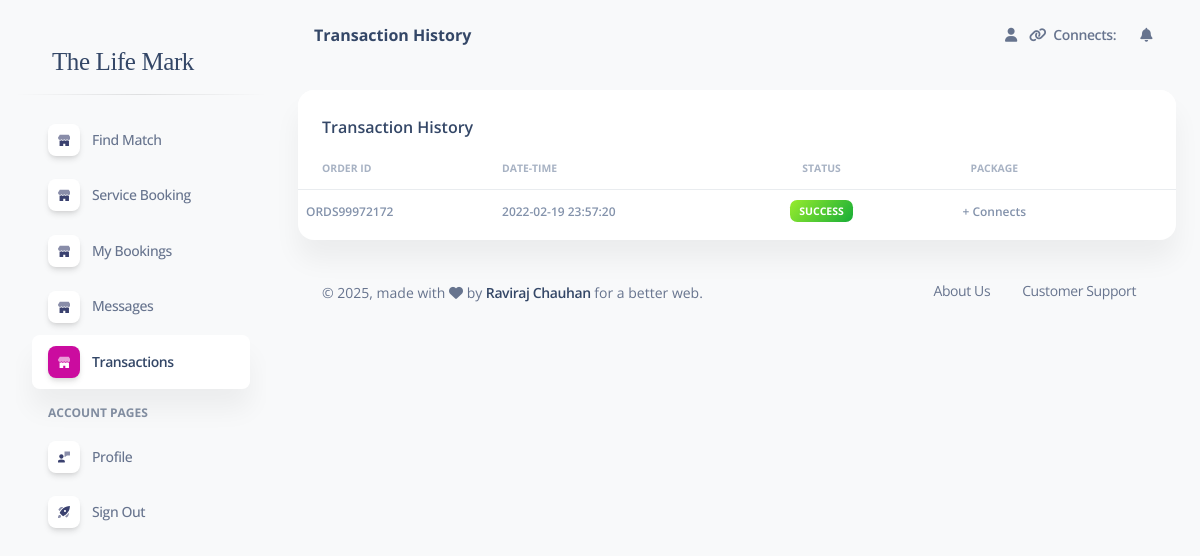
/User/Transactions.php, run on the app's committed database.
### tables this page shows
CREATE TABLE `transactions` (
  `tid` int(11) NOT NULL,
  `u_id` varchar(10) NOT NULL,
  `status` varchar(10) NOT NULL,
  `pack` varchar(10) NOT NULL,
  `od_id` varchar(50) NOT NULL,
  `tx_id` varchar(50) NOT NULL,
  `date` datetime NOT NULL
);

### User/functions.php (called while the page is built, shortened)
<?php
function getUser($uid)
{
     $link=  mysqli_connect(host, uname, pass, db);
    $data= new stdClass();
    $qry="select * from user_tb where u_id='$uid'";
    $rs= mysqli_query($link, $qry);
    return $data;
}
?>

### User/Transactions.php (the view, shortened to what this page needs)
<?php
include 'functions.php';
?>
<!DOCTYPE html>
<html lang="en">
<head>
  <link href="assets/css/nucleo-icons.css" rel="stylesheet" />
  <link href="assets/css/nucleo-svg.css" rel="stylesheet" />
  <link href="assets/css/nucleo-svg.css" rel="stylesheet" />
  <link id="pagestyle" href="assets/css/soft-ui-dashboard.css?v=1.0.3" rel="stylesheet" />
</head>
<body class="g-sidenav-show  bg-gray-100">
<?php
include 'include/aside.php'; ?>
  <main class="main-content position-relative max-height-vh-100 h-100 mt-1 border-radius-lg ">
<?php include 'include/nav.php'; ?>
    <div class="container-fluid py-4">
        <div class="row">
        <div class="col-12">
          <div class="card mb-4">
            <div class="card-header pb-0">
              <h6>Transaction History</h6>
            </div>
            <div class="card-body px-0 pt-0 pb-2">
              <div class="table-responsive p-0">
                <table class="table align-items-center mb-0">
                  <thead>
                    <tr>
                      <th class="text-uppercase text-secondary text-xxs font-weight-bolder opacity-7">Order Id</th>
                      <th class="text-uppercase text-secondary text-xxs font-weight-bolder opacity-7 ps-2">Date-Time</th>
                      <th class="text-center text-uppercase text-secondary text-xxs font-weight-bolder opacity-7">Status</th>
                      <th class="text-center text-uppercase text-secondary text-xxs font-weight-bolder opacity-7">Package</th>
                      <th class="text-secondary opacity-7"></th>
                    </tr>
                  </thead>
                  <tbody>
                      <?php
                      $qry="select * from transactions where u_id='".$data->id."'";
                      $res= mysqli_query($link, $qry);
                      if(mysqli_affected_rows($link)>0)
                      {
                          while($rw= mysqli_fetch_assoc($res))
                          {
                      ?>
                      <tr>
                      <td>
                         <span class="text-secondary text-xs font-weight-bold"><?php echo $rw["od_id"] ?></span>
                      </td>
                      <td>
                          <span class="text-secondary text-xs font-weight-bold"> <?php echo $rw["date"] ?> </span>
                      </td>
                      <td class="align-middle text-center text-sm">
                        <?php if($rw["status"]=="Success") { ?>
                          <span class="badge badge-sm bg-gradient-success">
                            Success
                          </span>
                        <?php }else{ ?>
                      <span class="badge badge-sm bg-gradient-secondary">
                            Failed
                          </span>
                        <?php } ?>
                      </td>
                      <td class="align-middle text-center">
                          <span class="text-secondary text-xs font-weight-bold"><?php
                          if($rw["pack"]=="pro") { echo "PRO PACKAGE"; }
                          else { echo "+".$rw["pack"]." Connects"; }  ?></span>
                      </td>
                    </tr>
                    <?php
                      }
                      }
                    ?>
                  </tbody>
                </table>
              </div>
            </div>
          </div>
        </div>
      </div>
      <?php include 'include/footer.php'; ?>
    </div>
  </main>
</body>
</html>

### data on the page
transactions: od "ORDS99972172", date "2022-02-19 23:57:20", status "SUCCESS"
